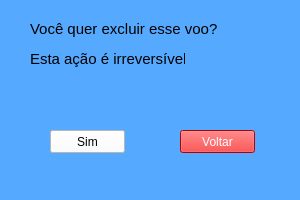
<?xml version="1.0" encoding="UTF-8"?>
<ui version="4.0">
 <class>MainWindow</class>
 <widget class="QMainWindow" name="MainWindow">
  <property name="geometry">
   <rect>
    <x>0</x>
    <y>0</y>
    <width>300</width>
    <height>200</height>
   </rect>
  </property>
  <property name="maximumSize">
   <size>
    <width>300</width>
    <height>200</height>
   </size>
  </property>
  <property name="windowTitle">
   <string>MainWindow</string>
  </property>
  <property name="styleSheet">
   <string notr="true">background-color: rgb(85, 170, 255);</string>
  </property>
  <widget class="QWidget" name="centralwidget">
   <widget class="QLabel" name="label">
    <property name="geometry">
     <rect>
      <x>30</x>
      <y>20</y>
      <width>192</width>
      <height>18</height>
     </rect>
    </property>
    <property name="font">
     <font>
      <pointsize>11</pointsize>
     </font>
    </property>
    <property name="text">
     <string>Você quer excluir esse voo?</string>
    </property>
   </widget>
   <widget class="QLabel" name="label_2">
    <property name="geometry">
     <rect>
      <x>30</x>
      <y>50</y>
      <width>155</width>
      <height>18</height>
     </rect>
    </property>
    <property name="font">
     <font>
      <pointsize>11</pointsize>
     </font>
    </property>
    <property name="text">
     <string>Esta ação é irreversível.</string>
    </property>
   </widget>
   <widget class="QPushButton" name="pushButton">
    <property name="geometry">
     <rect>
      <x>50</x>
      <y>130</y>
      <width>75</width>
      <height>23</height>
     </rect>
    </property>
    <property name="styleSheet">
     <string notr="true">background-color: rgb(255, 255, 255);</string>
    </property>
    <property name="text">
     <string>Sim</string>
    </property>
   </widget>
   <widget class="QPushButton" name="pushButton_2">
    <property name="geometry">
     <rect>
      <x>180</x>
      <y>130</y>
      <width>75</width>
      <height>23</height>
     </rect>
    </property>
    <property name="maximumSize">
     <size>
      <width>300</width>
      <height>300</height>
     </size>
    </property>
    <property name="styleSheet">
     <string notr="true">background-color: red;
color: rgb(255, 255, 255);</string>
    </property>
    <property name="text">
     <string>Voltar</string>
    </property>
   </widget>
  </widget>
  <widget class="QMenuBar" name="menubar">
   <property name="geometry">
    <rect>
     <x>0</x>
     <y>0</y>
     <width>300</width>
     <height>21</height>
    </rect>
   </property>
  </widget>
  <widget class="QStatusBar" name="statusbar"/>
 </widget>
 <resources/>
 <connections/>
</ui>
